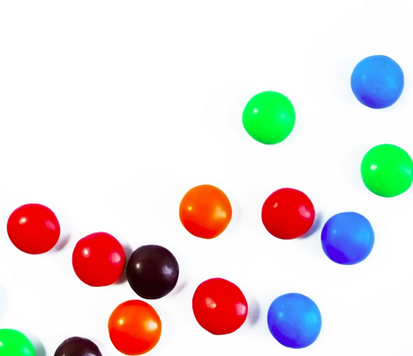
#> input picture sandbox/smarties.png, 413 x 356 px
$ python vision.py
#> lines starting #> are read from the running program, lines starting #| are printed output that depends on the picture; after the words box and inside, x2 and y2 are one past the last pixel; in counts of white or black regions, pixels touching at a corner belong together
import sys
import cv2 as cv
import numpy as np
import math


def main(argv):

    default_file = 'smarties.png'
    filename = argv[0] if len(argv) > 0 else default_file
    # Loads an image
    src = cv.imread(cv.samples.findFile(filename), cv.IMREAD_COLOR)
#> src is the input picture: shape (356, 413, 3); mean B, G, R 219.1, 220.4, 228.9
    # Check if image is loaded fine
    if src is None:
        print('Error opening image!')
        print(
            'Usage: hough_circle.py [image_name -- default ' + default_file + '] \n')
        return -1

    gray = cv.cvtColor(src, cv.COLOR_BGR2GRAY)
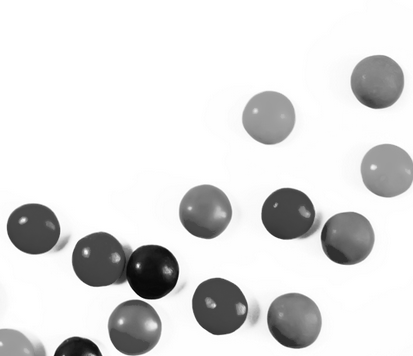
#> gray: shape (356, 413); min 4, max 255, mean 222.8

    #gray = cv.medianBlur(gray, 5)

    #rows = gray.shape[0]
    circles = cv.HoughCircles(gray, cv.HOUGH_GRADIENT, 1,
                              1, param1=100, param2=12, minRadius=gray.shape[0]//50, maxRadius=gray.shape[0]//5)
#> circles = 1062 rows, first 8: [376.5, 81.5, 26.6], [150.5, 271.5, 27.7], [204.5, 210.5, 26.1], [99.5, 259.5, 27.5], [293.5, 320.5, 27.9], [133.5, 326.5, 27.5], [134.5, 327.5, 27.3], [386.5, 169.5, 26.4]

    output = np.array([[0, 0],
                       [0, 0],
                       [0, 0]])
    if circles is not None:
        (delta_y, delta_x) = (src.shape[0]/3, src.shape[1]/2)
#> delta_y = 118.7; delta_x = 206.5
        circles = np.uint16(np.around(circles))
#> circles = 1062 rows, first 8: [376, 82, 27], [150, 272, 28], [204, 210, 26], [100, 260, 28], [294, 320, 28], [134, 326, 28], [134, 328, 27], [386, 170, 26]
        for circle in circles[0, :]:
            output[math.floor(circle[1]/delta_y)
                   ][math.floor(circle[0]/delta_x)] = 1
            cv.circle(src, (circle[0], circle[1]), circle[2], (255, 0, 255), 1)
#> this loop made 510 passes
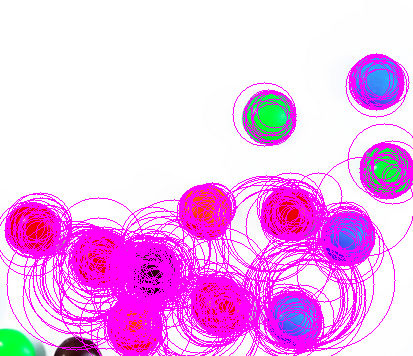
#> src: shape (356, 413, 3); mean B, G, R 243.7, 181.2, 243.6
#> after the loop, output = [[0, 1], [1, 1], [1, 1]]

        print(output)
    else:
        print("NO CIRCLES FOUND", output)

    cv.imshow("detected circles", src)
    cv.waitKey(0)

    return 0


if __name__ == "__main__":
#> (the run stopped early here; a loop or call above may not have finished)

$ run again, with sandbox/Confettis-Braille_letter.png copied over sandbox/smarties.png
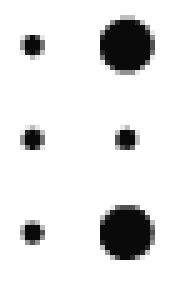
#> input picture sandbox/Confettis-Braille_letter.png, 39 x 57 px (shown 5 times larger)
#> in main, src is the input picture: shape (57, 39, 3); min 10, max 255, mean 228.5
#> in main, `circles = cv.HoughCircles(gray, cv.HOUGH_GRADIENT, 1, 1, param1=100, p..`: circles = [[24.5, 8.5, 5.9], [24.5, 46.5, 4.6]]
#> in main, `circles = np.uint16(np.around(circles))`: circles = [[24, 8, 6], [24, 46, 5]]
#> the loop in main, `for circle in circles[0, :]:` made 2 passes
#> after the loop in main, `for circle in circles[0, :]:`:
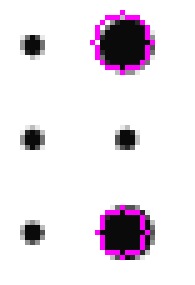
#> src: shape (57, 39, 3) (shown 5 times larger); 2.7% of pixels changed, all inside (x1, y1, x2, y2) = (18, 2, 31, 52)
#> after the loop in main, `for circle in circles[0, :]:`: output = [[0, 1], [0, 0], [0, 1]]
#| [[0 1]
#|  [0 0]
#|  [0 1]]

$ run again, with sandbox/Confettis-Braille_word.png copied over sandbox/smarties.png
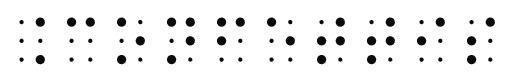
#> input picture sandbox/Confettis-Braille_word.png, 510 x 81 px
#> in main, src is the input picture: shape (81, 510, 3); min 10, max 255, mean 241
#> in main, `circles = cv.HoughCircles(gray, cv.HOUGH_GRADIENT, 1, 1, param1=100, p..`: circles = 29 rows, first 8: [39.5, 21.5, 4.6], [89.5, 21.5, 4.6], [139.5, 40.5, 4.6], [189.5, 21.5, 4.6], [189.5, 40.5, 4.6], [239.5, 21.5, 4.6], [289.5, 40.5, 4.6], [339.5, 21.5, 4.6]
#> in main, `circles = np.uint16(np.around(circles))`: circles = 29 rows, first 8: [40, 22, 5], [90, 22, 5], [140, 40, 5], [190, 22, 5], [190, 40, 5], [240, 22, 5], [290, 40, 5], [340, 22, 5]
#> the loop in main, `for circle in circles[0, :]:` made 29 passes
#> after the loop in main, `for circle in circles[0, :]:`:
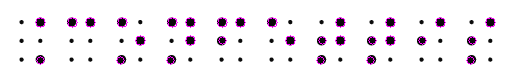
#> src: shape (81, 510, 3); 1.75% of pixels changed, all inside (x1, y1, x2, y2) = (35, 17, 496, 65)
#> after the loop in main, `for circle in circles[0, :]:`: output = [[1, 1], [1, 1], [1, 1]]
#| [[1 1]
#|  [1 1]
#|  [1 1]]
